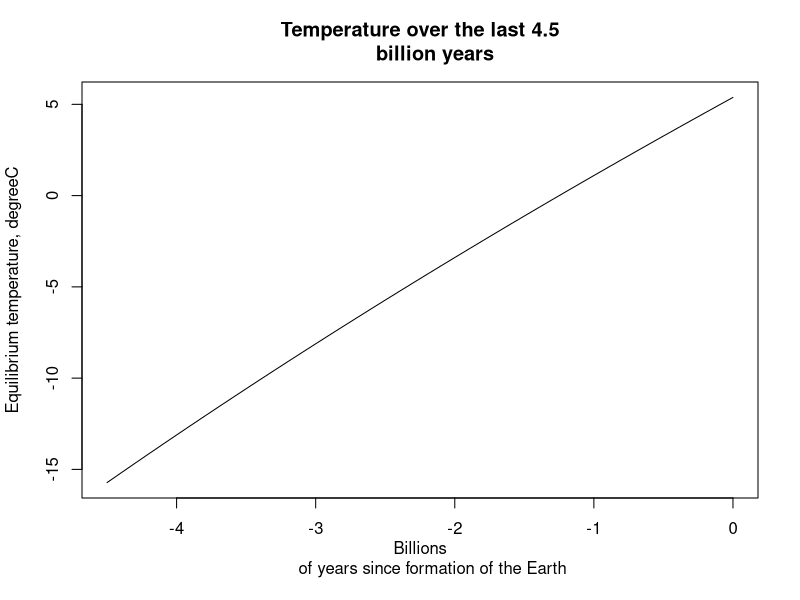
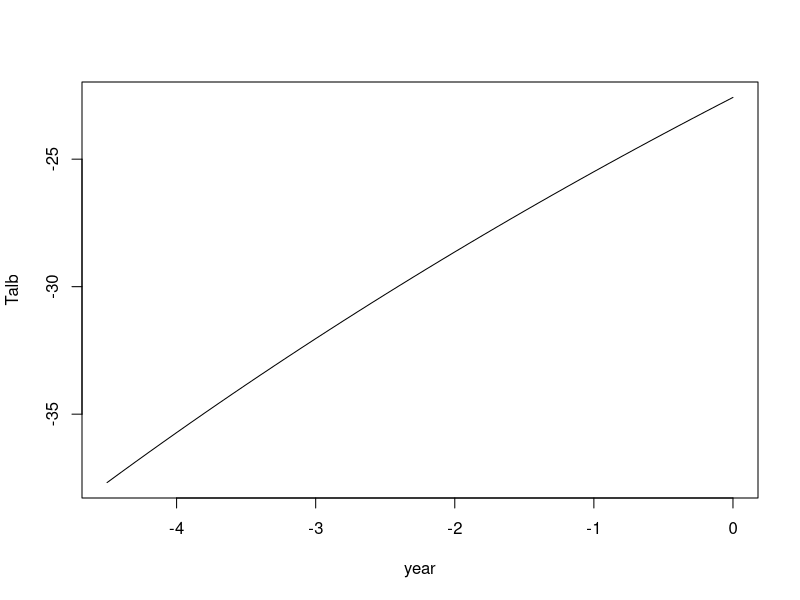
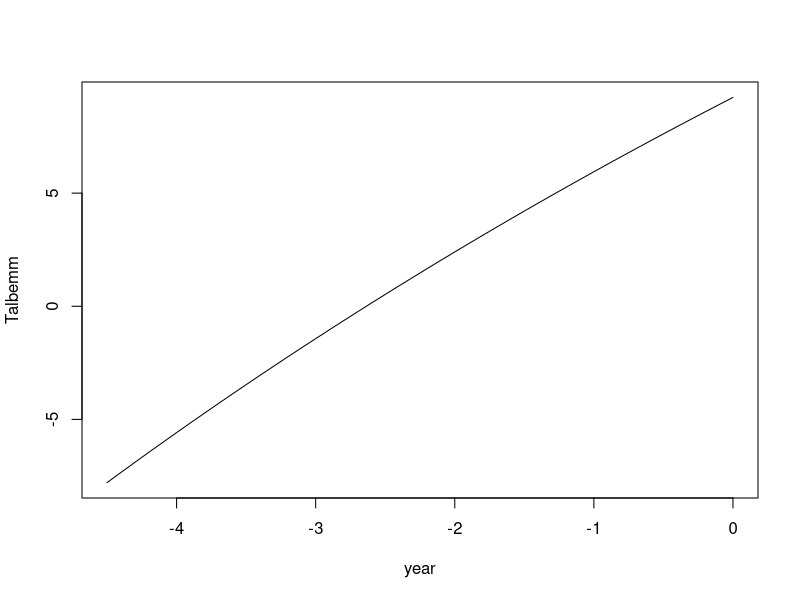

These charts were generated, in order, by the following R code:
# Define the Stefan-Bolzmann constant
sigma=5.67e-8
#
# the time span to explore
N = 46
# Define variables to be used
year = numeric(N)
solar = numeric(N)
alpha = numeric(N)
emm = numeric(N)
Tbb = numeric(N)
Talb = numeric(N)
Talbemm = numeric(N)
#
# Define the initial values
year[1] = -4.5
solar[1] = 996
alpha[1] = 0.3
emm[1] = 0.62
#
# loop
for (i in 1:N) {
# only do the lines within these curly brackets if i is greater than 1:
    if (i>1) {
      year[i] = year[i-1] + 0.1
      solar[i] = solar[i-1] + 8.2
      alpha[i] = alpha[i-1] + 0.001
      emm[i] = emm[i-1]
    }
# but calculate Tbb for every timestep:
    Tbb[i] = (solar[i]/(4*sigma))^(1/4)
    Talb[i] = ((1-alpha[i])*solar[i]/(4*sigma))^(1/4)
    Talbemm[i] = ((1-alpha[i])*solar[i]/(4*sigma*emm[i]))^(1/4)
}
Tbb=Tbb-273.15
Talb=Talb-273.15
Talbemm=Talbemm-273.15
#
# Now do some plots
mydata = data.frame(year, solar, Tbb, Talb, Talbemm)
plot(year, Tbb, type='l', ylab='Equilibrium temperature, degreeC', xlab='Billions
     of years since formation of the Earth', main='Temperature over the last 4.5
     billion years')
plot(year, Talb, type='l')
plot(year, Talbemm, type='l')
#
print('finished!!')
